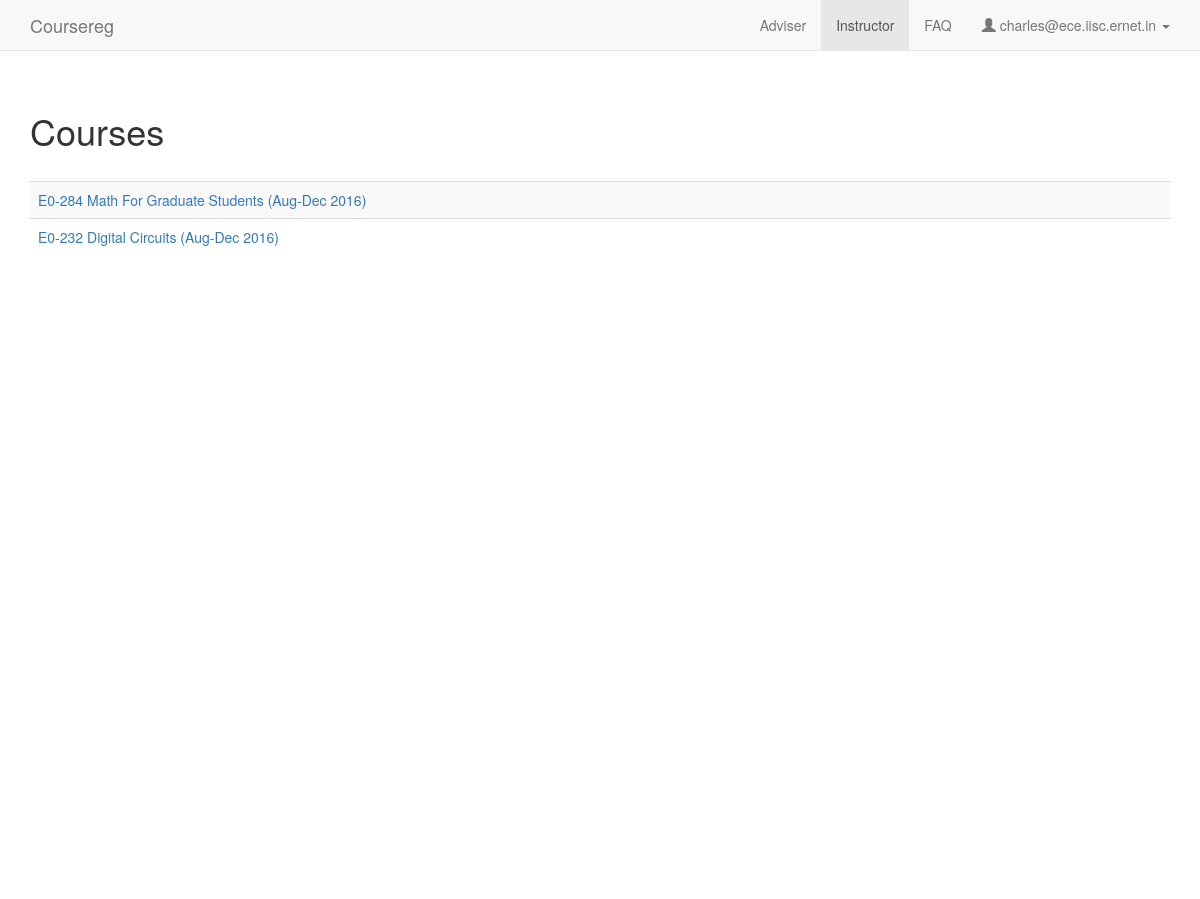
Before: /instructor (signed in) with the older database file.
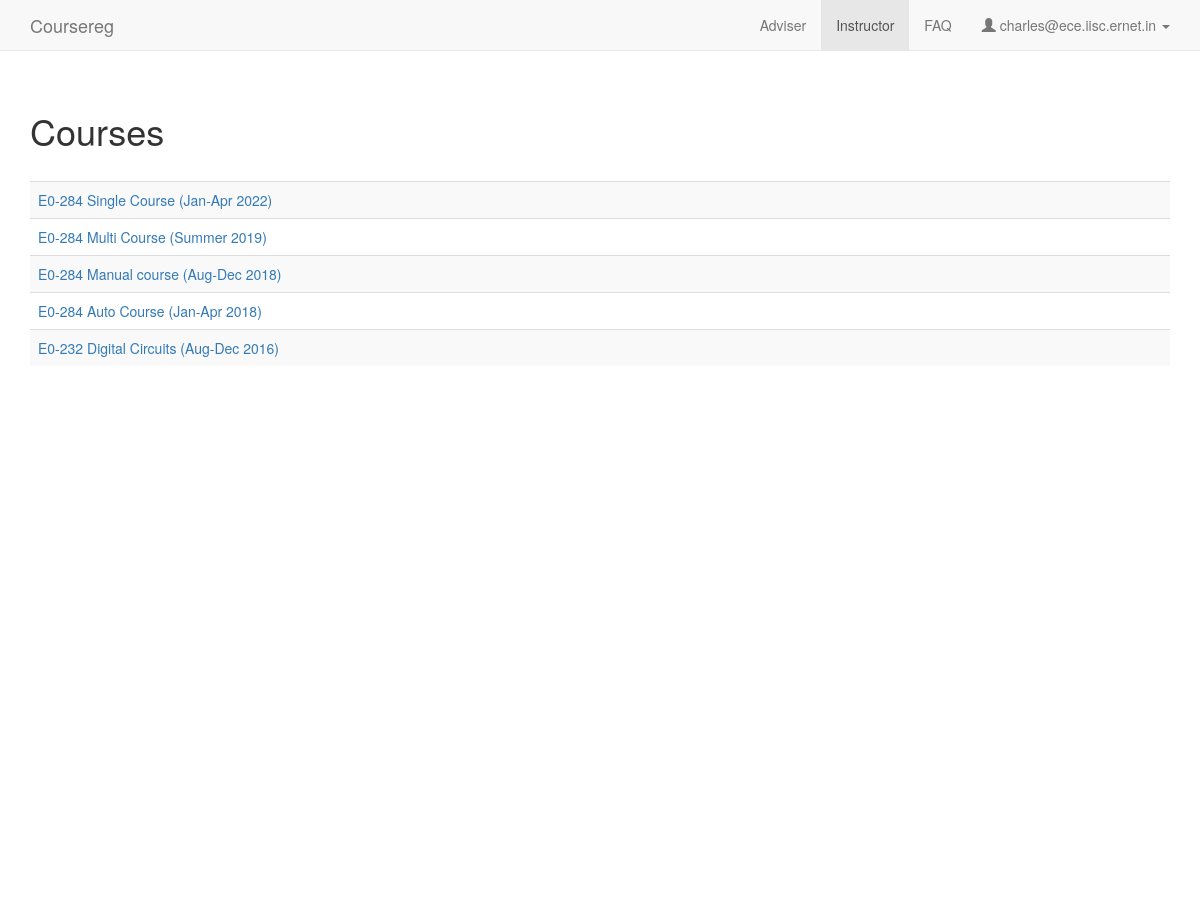
After: the same page with the newer database file.
### coursereg/models.py (models this page shows, shortened)
class Course(models.Model):
    num = models.CharField(max_length=100)
    title = models.CharField(max_length=200)
    department = models.ForeignKey(Department, on_delete=models.CASCADE)
    term = models.ForeignKey(Term, default=get_recent_term)
    year = models.CharField(max_length=4, default=get_recent_year)
    num_credits = models.IntegerField(default=3, verbose_name="Number of credits")
    credit_label = models.CharField(max_length=100, default='', verbose_name="Credit split (ex: 3:0)", blank=True)
    should_count_towards_cgpa = models.BooleanField(default=True)
    auto_adviser_approve = models.BooleanField(default=False)
    auto_instructor_approve = models.BooleanField(default=False)
    last_reg_date = models.DateTimeField(verbose_name="Last registration date", default=get_recent_last_reg_date)
    last_adviser_approval_date = models.DateTimeField(verbose_name="Last adviser approval date", default=get_recent_last_adviser_approval_date)
    last_instructor_approval_date = models.DateTimeField(verbose_name="Last instructor approval date", default=get_recent_last_instructor_approval_date)
    last_conversion_date = models.DateTimeField(verbose_name="Last credit/audit conversion date", default=get_recent_last_conversion_date)
    last_drop_date = models.DateTimeField(verbose_name="Last drop date", default=get_recent_last_drop_date)
    last_drop_with_mention_date = models.DateTimeField(verbose_name="Last drop with mention date", default=get_recent_last_drop_with_mention_date)
    last_grade_date = models.DateTimeField(verbose_name="Last grade date", default=get_recent_last_grade_date)
    created_at = models.DateTimeField(auto_now_add=True)
    updated_at = models.DateTimeField(auto_now=True)
    def is_last_grade_date_passed(self):
        return timezone.now() > self.last_grade_date
    def is_instructor_review_pending(self):
        return Participant.objects.filter(course=self, is_adviser_approved=True, is_instructor_approved=False).first()
    def __unicode__(self):
        return self.num + ' ' + self.title + ' (%s %s)' % (self.term, self.year)

class Term(models.Model):
    name = models.CharField(max_length=100)
    is_active = models.BooleanField(default=True)
    default_last_reg_date = models.DateTimeField(verbose_name="Deafult last registration date", help_text="Note: Year field is ignored", default=timezone.now)
    default_last_adviser_approval_date = models.DateTimeField(verbose_name="Deafult last adviser approval date", help_text="Note: Year field is ignored", default=timezone.now)
    default_last_instructor_approval_date = models.DateTimeField(verbose_name="Deafult last instructor approval date", help_text="Note: Year field is ignored", default=timezone.now)
    default_last_conversion_date = models.DateTimeField(verbose_name="Deafult last credit/audit conversion date", help_text="Note: Year field is ignored", default=timezone.now)
    default_last_drop_date = models.DateTimeField(verbose_name="Deafult last drop date", help_text="Note: Year field is ignored", default=timezone.now)
    default_last_drop_with_mention_date = models.DateTimeField(verbose_name="Deafult last drop with mention date", help_text="Note: Year field is ignored", default=timezone.now)
    default_last_grade_date = models.DateTimeField(verbose_name="Deafult last grade date", help_text="Note: Year field is ignored", default=timezone.now)
    def __unicode__(self):
        return self.name

### coursereg/views/instructor.py (the view)
# urls.py: url(r'^instructor$', views.instructor.index, name='instructor'),
@login_required
def index(request):
    if not request.user.user_type == models.User.USER_TYPE_FACULTY:
        raise PermissionDenied
    context = {
        'user_type': 'faculty',
        'nav_active': 'instructor',
        'user_email': request.user.email,
        'can_faculty_create_courses': models.Config.can_faculty_create_courses(),
        'courses': [p.course for p in models.Participant.objects.filter(user=request.user).order_by('-course__last_reg_date')]
    }
    return render(request, 'coursereg/instructor.html', context)

### coursereg/models.py (called while the page is built)
    @classmethod
    def can_faculty_create_courses(cls):
        c = cls.objects.filter(key="can_faculty_create_courses").first()
        if c:
            return c.value == "1" or c.value == "true"

### coursereg/templates/coursereg/instructor.html (shortened to what this page needs)
{% extends "coursereg/base.html" %}
{% block body %}
{% include "coursereg/nav.html" %}
<div class="container" id="maincontainer">
    <div class="row top-buffer-1">
        <div class="col-md-12">
            <h1>Courses</h1>
        </div>
    </div>
    <div class="row top-buffer-1">
        <div class="col-md-12">
            <table class="table table-striped">
            {% for course in courses %}
                <tr>
                    <td>
                        {% if course.is_last_grade_date_passed %}
                        <a class="inactive" href="{% url 'coursereg:instructor_detail' course.id %}">{{ course }}</a>
                        {% else %}
                        <a href="{% url 'coursereg:instructor_detail' course.id %}">{{ course }}</a>
                        {% endif %}
                    </td>
                </tr>
            {% endfor %}
            </table>
        </div>
    </div>
</div>
{% endblock %}

Changed rows visible on the page:
removed Course: num+title+term "E0-284 Math For Graduate Students (Aug-Dec 2016)"
added Course: num+title+term "E0-284 Single Course (Jan-Apr 2022)"
added Course: num+title+term "E0-284 Multi Course (Summer 2019)"
added Course: num+title+term "E0-284 Manual course (Aug-Dec 2018)"
added Course: num+title+term "E0-284 Auto Course (Jan-Apr 2018)"
